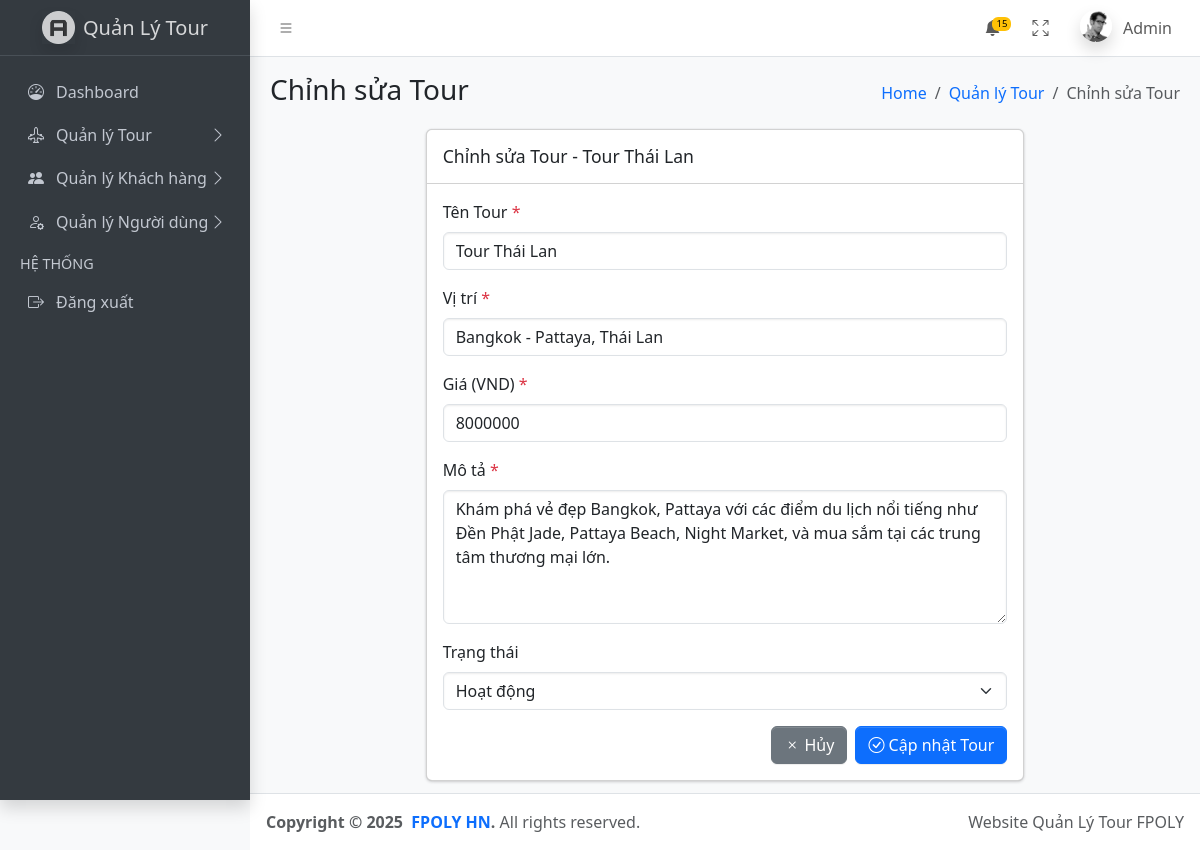
The page /tour/edit?id=5 (signed in) on the database its author committed.
### tables this page shows
CREATE TABLE IF NOT EXISTS `tours` (
  `id` int(11) NOT NULL AUTO_INCREMENT PRIMARY KEY,
  `name` varchar(255) NOT NULL,
  `description` longtext NOT NULL,
  `price` decimal(10, 0) NOT NULL,
  `location` varchar(255) NOT NULL,
  `status` tinyint(4) DEFAULT 1,
  `created_at` timestamp DEFAULT CURRENT_TIMESTAMP,
  `updated_at` timestamp DEFAULT CURRENT_TIMESTAMP ON UPDATE CURRENT_TIMESTAMP
);

### src/helpers/helpers.php (called while the page is built, shortened)
<?php
function view_path(string $view): string
{
    $normalized = str_replace('.', DIRECTORY_SEPARATOR, $view);
    return BASE_PATH . DIRECTORY_SEPARATOR . 'views' . DIRECTORY_SEPARATOR . $normalized . '.php';
}
function view(string $view, array $data = []): void
{
    $file = view_path($view);
    extract($data, EXTR_OVERWRITE);
    include $file;
}

### src/controllers/TourController.php (called while the page is built, shortened)
<?php
class TourController
{
    private $tourModel;
    public function __construct()
    {
        $this->tourModel = new Tour();
    }
    public function edit()
    {
        $id = $_GET['id'] ?? null;
        $tour = $this->tourModel->find($id);
        view('admin/tours/edit', [
            'title' => 'Chỉnh sửa Tour - Website Quản Lý Tour',
            'tour' => $tour,
        ]);
    }
}

### index.php (called while the page is built, shortened)
<?php
require_once __DIR__ . '/src/helpers/helpers.php';
require_once __DIR__ . '/src/helpers/database.php';
require_once __DIR__ . '/src/models/Tour.php';
require_once __DIR__ . '/src/controllers/TourController.php';
$homeController = new HomeController();
$authController = new AuthController();
$tourController = new TourController();
$act = $_GET['act'] ?? '/';
match ($act) {
    '/', 'welcome' => $homeController->welcome(),
    'home' => $homeController->home(),
    'login' => $authController->login(),
    'check-login' => $authController->checkLogin(),
    'logout' => $authController->logout(),
    'tour/index' => $tourController->index(),
    'tour/create' => $tourController->create(),
    'tour/store' => $tourController->store(),
    'tour/edit' => $tourController->edit(),
    'tour/update' => $tourController->update(),
    'tour/delete' => $tourController->delete(),
    default => $homeController->notFound(),
};

### src/helpers/database.php (called while the page is built, shortened)
<?php
function getDB()
{
    static $dbConfig = null;
    if ($dbConfig === null) {
        $config = require BASE_PATH . '/config/config.php';
        $dbConfig = $config['db'];
    }
    try {
        $dsn = sprintf(
            'mysql:host=%s;dbname=%s;charset=%s',
            $dbConfig['host'],
            $dbConfig['name'],
            $dbConfig['charset']
        );
        $pdo = new PDO($dsn, $dbConfig['user'], $dbConfig['pass'], [
            PDO::ATTR_ERRMODE => PDO::ERRMODE_EXCEPTION,
            PDO::ATTR_DEFAULT_FETCH_MODE => PDO::FETCH_ASSOC,
            PDO::ATTR_EMULATE_PREPARES => false,
        ]);
        return $pdo;
    } catch (PDOException $e) {
        error_log('Database connection failed: ' . $e->getMessage());
        return null;
    }
}

### src/models/Tour.php (called while the page is built, shortened)
<?php
class Tour
{
    private $conn;
    public function __construct($data = [])
    {
        $this->conn = getDB();
    }
    public function find($id)
    {
        $stmt = $this->conn->prepare("SELECT * FROM tours WHERE id = ?");
        $stmt->execute([$id]);
        return $stmt->fetch(PDO::FETCH_ASSOC);
    }
}

### views/admin/tours/edit.php (the view, shortened to what this page needs)
<div class="row">
    <div class="col-md-8 offset-md-2">
        <div class="card">
            <div class="card-header">
                <h3 class="card-title">Chỉnh sửa Tour - <?= htmlspecialchars($tour['name']) ?></h3>
            </div>
            <div class="card-body">
                <form method="POST" action="<?= BASE_URL ?>tour/update">
                    <div class="mb-3">
                        <label for="name" class="form-label">Tên Tour <span class="text-danger">*</span></label>
                        <input type="text" class="form-control" id="name" name="name" value="<?= htmlspecialchars($tour['name']) ?>" placeholder="Nhập tên tour" required>
                    </div>
                    <div class="mb-3">
                        <label for="location" class="form-label">Vị trí <span class="text-danger">*</span></label>
                        <input type="text" class="form-control" id="location" name="location" value="<?= htmlspecialchars($tour['location']) ?>" placeholder="Ví dụ: Hà Nội - Hạ Long" required>
                    </div>
                    <div class="mb-3">
                        <label for="price" class="form-label">Giá (VND) <span class="text-danger">*</span></label>
                        <input type="number" class="form-control" id="price" name="price" step="1000" min="0" value="<?= $tour['price'] ?>" placeholder="Nhập giá tour" required>
                    </div>
                    <div class="mb-3">
                        <label for="description" class="form-label">Mô tả <span class="text-danger">*</span></label>
                        <textarea class="form-control" id="description" name="description" rows="5" placeholder="Nhập mô tả chi tiết về tour" required><?= htmlspecialchars($tour['description']) ?></textarea>
                    </div>
                    <div class="mb-3">
                        <label for="status" class="form-label">Trạng thái</label>
                        <select class="form-select" id="status" name="status">
                            <option value="1" <?= $tour['status'] == 1 ? 'selected' : '' ?>>Hoạt động</option>
                        </select>
                    </div>
                    <div class="d-grid gap-2 d-md-flex justify-content-md-end">
                        <a href="<?= BASE_URL ?>tour/index" class="btn btn-secondary"><i class="bi bi-x"></i> Hủy</a>
                        <button type="submit" class="btn btn-primary"><i class="bi bi-check-circle"></i> Cập nhật Tour</button>
                    </div>
                </form>
            </div>
        </div>
    </div>
</div>

### rows shown on the page
tours: name "Tour Thái Lan", location "Bangkok - Pattaya, Thái Lan", price "8000000", description "Khám phá vẻ đẹp Bangkok, Pattaya với các điểm du lịch nổi tiếng như Đền Phật Jade, Pattaya Beach, Night Market, và mua sắm tại các trung tâm thương mại lớn.", status "Hoạt động"

### other values the page prints
$currentUser->name "Admin"
$pageTitle "Chỉnh sửa Tour"
$item['label'] "Quản lý Tour"
$item['label'] "Chỉnh sửa Tour"
